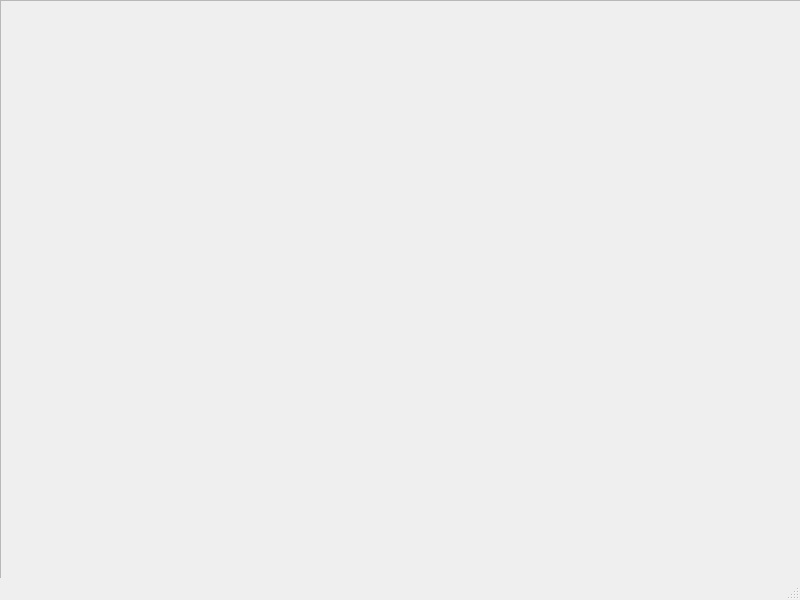
<?xml version="1.0" encoding="UTF-8"?>
<ui version="4.0">
 <class>CrateCommitment</class>
 <widget class="QMainWindow" name="CrateCommitment">
  <property name="geometry">
   <rect>
    <x>0</x>
    <y>0</y>
    <width>800</width>
    <height>600</height>
   </rect>
  </property>
  <property name="windowTitle">
   <string>MainWindow</string>
  </property>
  <widget class="QWidget" name="centralwidget">
   <widget class="QFrame" name="frame">
    <property name="geometry">
     <rect>
      <x>0</x>
      <y>0</y>
      <width>861</width>
      <height>721</height>
     </rect>
    </property>
    <property name="frameShape">
     <enum>QFrame::StyledPanel</enum>
    </property>
    <property name="frameShadow">
     <enum>QFrame::Raised</enum>
    </property>
   </widget>
  </widget>
  <widget class="QMenuBar" name="menubar">
   <property name="geometry">
    <rect>
     <x>0</x>
     <y>0</y>
     <width>800</width>
     <height>21</height>
    </rect>
   </property>
  </widget>
  <widget class="QStatusBar" name="statusbar"/>
 </widget>
 <resources/>
 <connections/>
</ui>
